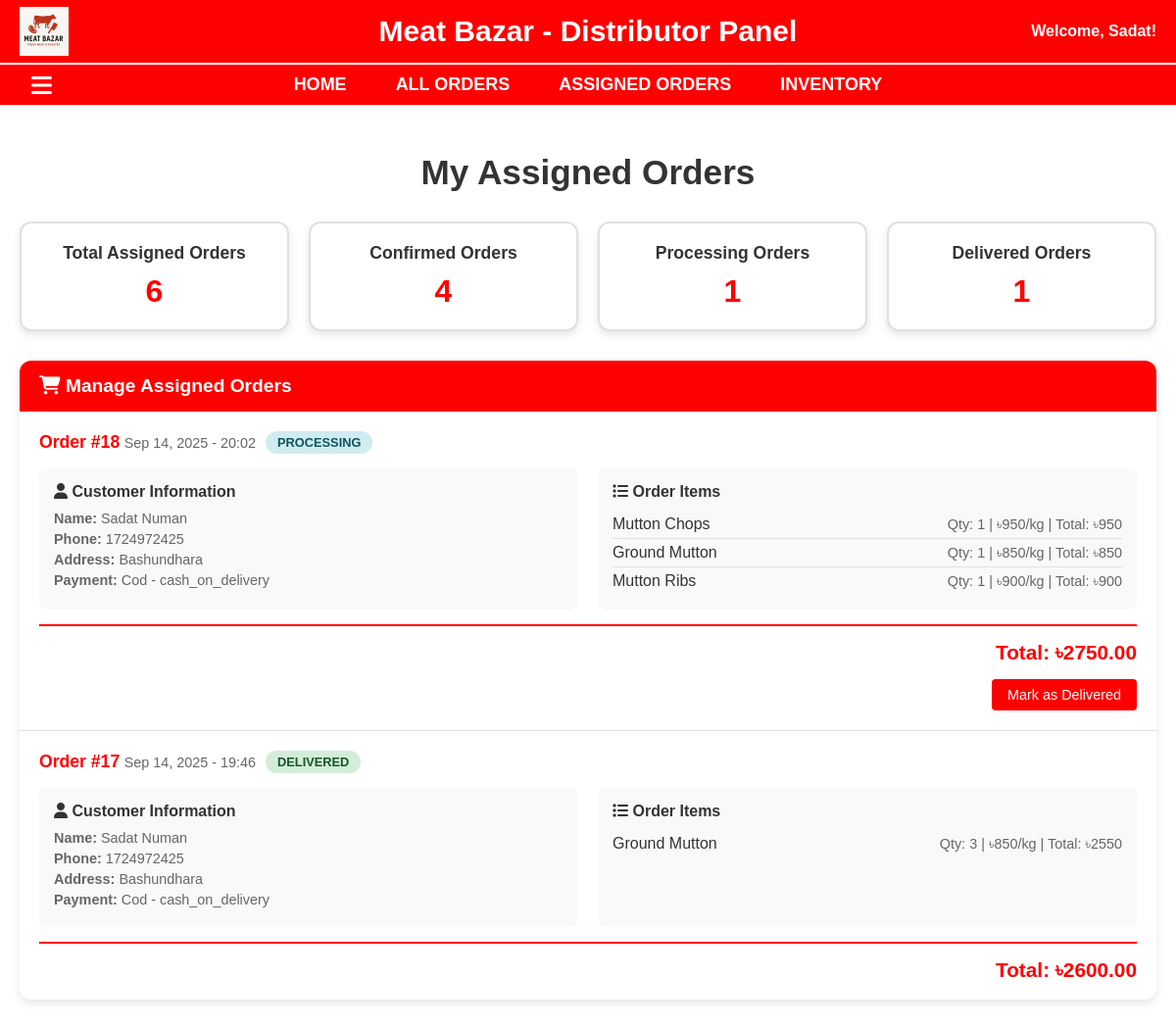
/distributor/assigned_orders.php (signed in), run on the app's committed database.
### tables this page shows
CREATE TABLE `orders` (
  `id` int(11) NOT NULL,
  `customer_name` varchar(100) NOT NULL,
  `customer_phone` varchar(15) NOT NULL,
  `customer_address` text NOT NULL,
  `items` longtext NOT NULL CHECK (json_valid(`items`)),
  `subtotal` decimal(10,2) NOT NULL,
  `delivery_fee` decimal(10,2) NOT NULL,
  `total_amount` decimal(10,2) NOT NULL,
  `payment_type` enum('cod','online') NOT NULL,
  `payment_method` varchar(50) NOT NULL,
  `order_status` enum('pending','confirmed','processing','delivered','cancelled') DEFAULT 'pending',
  `created_at` timestamp NOT NULL DEFAULT current_timestamp(),
  `updated_at` timestamp NOT NULL DEFAULT current_timestamp() ON UPDATE current_timestamp(),
  `assigned_distributor` varchar(50) DEFAULT NULL,
  `assigned_at` timestamp NULL DEFAULT NULL,
  `last_status_update` timestamp NULL DEFAULT NULL
);

### distributor/assigned_orders.php (the view, shortened to what this page needs)
<?php
include __DIR__ . '/../includes/db.php';
$orders = [];
try {
    $distributor_username = $_SESSION['user_name'];
    $sql = "SELECT * FROM orders WHERE assigned_distributor = ? ORDER BY created_at DESC";
    $stmt = $conn->prepare($sql);
    $stmt->bind_param("s", $distributor_username);
    $stmt->execute();
    $result = $stmt->get_result();
    if ($result) {
        while ($row = $result->fetch_assoc()) {
            $orders[] = $row;
        }
    } else {
        $error_message = "Error fetching orders: " . $conn->error;
    }
} catch (Exception $e) {
    $error_message = "Error fetching orders: " . $e->getMessage();
}
?>
<!DOCTYPE html>
<html lang="en">
<head>
    <link rel="stylesheet" href="https://cdnjs.cloudflare.com/ajax/libs/font-awesome/6.5.0/css/all.min.css">
</head>
<body>
    <div class="header">
        <img src="../assets/images/logo.png" alt="Logo">
        <h1>Meat Bazar - Distributor Panel</h1>
        <h4>Welcome, <?php echo htmlspecialchars($_SESSION['full_name']); ?>!</h4>
    </div>
    <div class="gap"></div>
    <div class="nav">
        <label for="check"><i class="fa fa-bars menu-toggle"></i></label>
        <a href="distributor_dashboard.php">Home</a>
        <a href="all_orders.php">All Orders</a>
        <a href="assigned_orders.php">Assigned Orders</a>
        <a href="distributor_inventory.php">Inventory</a>
    </div>
    <div class="container">
        <div class="content">
            <div class="orders-container">
                <h2 class="page-title">My Assigned Orders</h2>
                <div class="orders-stats">
                    <div class="stat-card">
                        <h3>Total Assigned Orders</h3>
                        <p class="number"><?php echo count($orders); ?></p>
                    </div>
                    <div class="stat-card">
                        <h3>Confirmed Orders</h3>
                        <p class="number"><?php echo count(array_filter($orders, function ($order) {
                                                return $order['order_status'] === 'confirmed';
                                            })); ?></p>
                    </div>
                    <div class="stat-card">
                        <h3>Processing Orders</h3>
                        <p class="number"><?php echo count(array_filter($orders, function ($order) {
                                                return $order['order_status'] === 'processing';
                                            })); ?></p>
                    </div>
                    <div class="stat-card">
                        <h3>Delivered Orders</h3>
                        <p class="number"><?php echo count(array_filter($orders, function ($order) {
                                                return $order['order_status'] === 'delivered';
                                            })); ?></p>
                    </div>
                </div>
                <div class="orders-table">
                    <div class="table-header">
                        <i class="fa fa-shopping-cart"></i> Manage Assigned Orders
                    </div>
                    <div class="orders-list">
                        <?php if (empty($orders)): ?>
                            <div class="no-orders">
                                <i class="fa fa-shopping-cart"></i>
                                <h3>No Orders Assigned</h3>
                                <p>You currently have no orders assigned to you.</p>
                            </div>
                        <?php else: ?>
                            <?php foreach ($orders as $order): ?>
                                <div class="order-item">
                                    <div class="order-header">
                                        <div>
                                            <span class="order-id">Order #<?php echo htmlspecialchars($order['id']); ?></span>
                                            <span class="order-date"><?php echo date('M d, Y - H:i', strtotime($order['created_at'])); ?></span>
                                        </div>
                                        <span class="order-status status-<?php echo htmlspecialchars($order['order_status']); ?>">
                                            <?php echo htmlspecialchars(ucfirst($order['order_status'])); ?>
                                        </span>
                                    </div>
                                    <div class="order-details">
                                        <div class="customer-info">
                                            <h4><i class="fa fa-user"></i> Customer Information</h4>
                                            <p><strong>Name:</strong> <?php echo htmlspecialchars($order['customer_name']); ?></p>
                                            <p><strong>Phone:</strong> <?php echo htmlspecialchars($order['customer_phone']); ?></p>
                                            <p><strong>Address:</strong> <?php echo htmlspecialchars($order['customer_address']); ?></p>
                                            <p><strong>Payment:</strong> <?php echo htmlspecialchars(ucfirst($order['payment_type']) . ' - ' . $order['payment_method']); ?></p>
                                        </div>
                                        <div class="order-items">
                                            <h4><i class="fa fa-list"></i> Order Items</h4>
                                            <div class="item-list">
                                                <?php
                                                $order_items = json_decode($order['items'], true);
                                                if ($order_items && is_array($order_items)):
                                                ?>
                                                    <?php foreach ($order_items as $item): ?>
                                                        <div class="item">
                                                            <div class="item-name"><?php echo htmlspecialchars($item['name'] ?? 'Unknown Item'); ?></div>
                                                            <div class="item-details">
                                                                Qty: <?php echo htmlspecialchars($item['quantity'] ?? '0'); ?> |
                                                                ৳<?php echo htmlspecialchars($item['price'] ?? '0'); ?>/kg |
                                                                Total: ৳<?php echo htmlspecialchars($item['total'] ?? '0'); ?>
                                                            </div>
                                                        </div>
                                                    <?php endforeach; ?>
                                                <?php else: ?>
                                                    <p>Items data: <?php echo htmlspecialchars($order['items']); ?></p>
                                                    <p>JSON Error: <?php echo json_last_error_msg(); ?></p>
                                                    <p>No items found or invalid JSON format</p>
                                                <?php endif; ?>
                                            </div>
                                        </div>
                                    </div>
                                    <div class="order-total">
                                        <span class="total-amount">Total: ৳<?php echo htmlspecialchars($order['total_amount']); ?></span>
                                    </div>
                                    <div class="order-actions">
                                        <?php if ($order['order_status'] === 'confirmed'): ?>
                                            <button class="action-btn" onclick="updateOrderStatus(<?php echo $order['id']; ?>, 'processing')">Start Processing</button>
                                        <?php elseif ($order['order_status'] === 'processing'): ?>
                                            <button class="action-btn" onclick="updateOrderStatus(<?php echo $order['id']; ?>, 'delivered')">Mark as Delivered</button>
                                        <?php endif; ?>
                                    </div>
                                </div>
                            <?php endforeach; ?>
                        <?php endif; ?>
                    </div>
                </div>
            </div>
        </div>
    </div>
</body>
</html>

### distributor/assigned_orders.php (style rules this page uses)
:root { --HEADER-H: 65px; --GAP-H: 2px; --NAV-H: 45px; --SIDEBAR-W: 220px; }
* { box-sizing: border-box }
body { margin: 0; font-family: Arial, sans-serif; background: #fff; }
.header { background: red; color: #fff; display: flex; align-items: center; justify-content: center; padding: 15px 20px; position: fixed; top: 0; left: 0; width: 100%; z-index: 1000; }
.header img { position: absolute; left: 20px; height: 50px; }
.header h1 { margin: 0; font-size: 30px; font-weight: bold; }
.header h4 { margin: 0; position: absolute; right: 20px; top: 50%; transform: translateY(-50%); }
.gap { background: #fff; height: 2px; position: fixed; top: var(--HEADER-H); left: 0; width: 100%; z-index: 999; }
.nav { background: #FF0000; display: flex; align-items: center; justify-content: center; padding: 10px 0; position: fixed; top: calc(var(--HEADER-H) + var(--GAP-H)); left: 0; width: 100%; z-index: 998; }
.nav a { color: #fff; text-decoration: none; margin: 0 25px; font-size: 18px; font-weight: bold; text-transform: uppercase; }
.menu-toggle { position: absolute; left: 32px; top: 50%; transform: translateY(-50%); font-size: 24px; color: #fff; cursor: pointer; }
.container { position: relative }
.content { padding: 20px; transition: margin-left .4s ease; margin-left: 0; margin-top: calc(var(--HEADER-H) + var(--GAP-H) + var(--NAV-H)); }
.page-title { color: #333; font-size: 2.2em; text-align: center; margin-bottom: 30px; }
.orders-container { max-width: 1200px; margin: 0 auto; }
.orders-stats { display: grid; grid-template-columns: repeat(auto-fit, minmax(200px, 1fr)); gap: 20px; margin-bottom: 30px; }
.stat-card { background: white; border: 2px solid #e0e0e0; border-radius: 12px; padding: 20px; text-align: center; box-shadow: 0 4px 8px rgba(0, 0, 0, 0.1); }
.stat-card h3 { margin: 0 0 10px 0; color: #333; font-size: 1.1em; }
.stat-card .number { font-size: 2em; font-weight: bold; color: #FF0000; margin: 0; }
.orders-table { background: white; border-radius: 12px; box-shadow: 0 4px 8px rgba(0, 0, 0, 0.1); overflow: hidden; margin-top: 20px; }
.table-header { background: #FF0000; color: white; padding: 15px 20px; font-size: 1.2em; font-weight: bold; }
.orders-list { max-height: 600px; overflow-y: auto; }
.order-item { border-bottom: 1px solid #e0e0e0; padding: 20px; transition: background-color 0.3s ease; }
.order-header { display: flex; justify-content: between; align-items: center; margin-bottom: 15px; flex-wrap: wrap; gap: 10px; }
.order-id { font-weight: bold; color: #FF0000; font-size: 1.1em; }
.order-date { color: #666; font-size: 0.9em; }
.order-status { padding: 4px 12px; border-radius: 20px; font-size: 0.8em; font-weight: bold; text-transform: uppercase; }
.status-processing { background-color: #d1ecf1; color: #0c5460; }
.status-delivered { background-color: #d4edda; color: #155724; }
.order-details { display: grid; grid-template-columns: 1fr 1fr; gap: 20px; margin-top: 15px; }
.customer-info { background-color: #f8f9fa; padding: 15px; border-radius: 8px; }
.customer-info h4 { margin: 0 0 10px 0; color: #333; font-size: 1em; }
.customer-info p { margin: 5px 0; color: #666; font-size: 0.9em; }
.order-items { background-color: #f8f9fa; padding: 15px; border-radius: 8px; }
.order-items h4 { margin: 0 0 10px 0; color: #333; font-size: 1em; }
.item-list { max-height: 150px; overflow-y: auto; }
.item { display: flex; justify-content: space-between; align-items: center; padding: 5px 0; border-bottom: 1px solid #dee2e6; }
.item:last-child { border-bottom: none; }
.item-name { font-weight: 500; color: #333; }
.item-details { color: #666; font-size: 0.9em; }
.order-total { text-align: right; margin-top: 15px; padding-top: 15px; border-top: 2px solid #FF0000; }
.total-amount { font-size: 1.3em; font-weight: bold; color: #FF0000; }
.order-actions { margin-top: 15px; text-align: right; }
.action-btn { background: #FF0000; color: white; border: none; padding: 8px 16px; border-radius: 4px; cursor: pointer; margin-left: 10px; font-size: 0.9em; }

### data on the page
orders: id "18", created_at "Sep 14, 2025 - 20:02", order_status "PROCESSING", customer_name "Sadat Numan", customer_phone "1724972425", customer_address "Bashundhara", payment_type+payment_method "Cod - cash_on_delivery", name "Mutton Chops", quantity "1", price "950", total "950", name "Ground Mutton", price "850", total "850", name "Mutton Ribs", price "900", total "900", total_amount "2750.00"
orders: id "17", created_at "Sep 14, 2025 - 19:46", order_status "DELIVERED", customer_name "Sadat Numan", customer_phone "1724972425", customer_address "Bashundhara", payment_type+payment_method "Cod - cash_on_delivery", name "Ground Mutton", quantity "3", price "850", total "2550", total_amount "2600.00"

### other printed values
$_SESSION['full_name'] "Sadat"
count($orders) "6"
